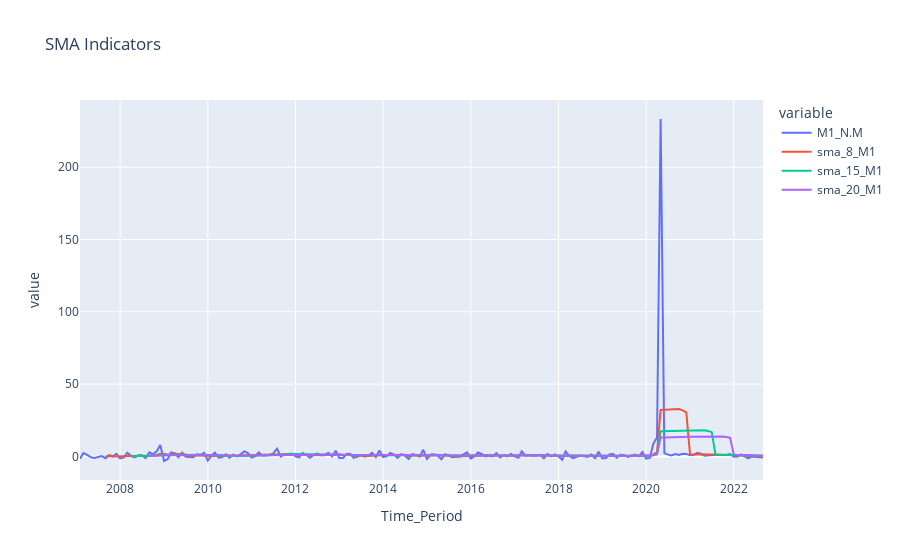

Source (notebook cell):
### Code cell
# Plotting SMA
fig_sma_m1 = px.line(df_plot, x = 'Time_Period', y=['M1_N.M', 'sma_8_M1', 'sma_15_M1', 'sma_20_M1'], title='SMA Indicators')

display(fig_sma_m1)

### Figure 1 — Plotly figure (JSON) as saved in the notebook; plotly's stock layout.template omitted (floating-point values rounded to 4 significant figures; data arrays with more than 128 entries replaced by an {"elided": "..."} marker saying what was removed)
{"data": [{"hovertemplate": "variable=M1_N.M<br>Time_Period=%{x}<br>value=%{y}<extra></extra>", "legendgroup": "M1_N.M", "line": {"color": "#636efa", "dash": "solid"}, "marker": {"symbol": "circle"}, "mode": "lines", "name": "M1_N.M", "orientation": "v", "showlegend": true, "type": "scatter", "x": {"elided": "188 str values"}, "xaxis": "x", "y": {"elided": "188 float values"}, "yaxis": "y"}, {"hovertemplate": "variable=sma_8_M1<br>Time_Period=%{x}<br>value=%{y}<extra></extra>", "legendgroup": "sma_8_M1", "line": {"color": "#EF553B", "dash": "solid"}, "marker": {"symbol": "circle"}, "mode": "lines", "name": "sma_8_M1", "orientation": "v", "showlegend": true, "type": "scatter", "x": {"elided": "188 str values"}, "xaxis": "x", "y": {"elided": "188 float values"}, "yaxis": "y"}, {"hovertemplate": "variable=sma_15_M1<br>Time_Period=%{x}<br>value=%{y}<extra></extra>", "legendgroup": "sma_15_M1", "line": {"color": "#00cc96", "dash": "solid"}, "marker": {"symbol": "circle"}, "mode": "lines", "name": "sma_15_M1", "orientation": "v", "showlegend": true, "type": "scatter", "x": {"elided": "188 str values"}, "xaxis": "x", "y": {"elided": "188 float values"}, "yaxis": "y"}, {"hovertemplate": "variable=sma_20_M1<br>Time_Period=%{x}<br>value=%{y}<extra></extra>", "legendgroup": "sma_20_M1", "line": {"color": "#ab63fa", "dash": "solid"}, "marker": {"symbol": "circle"}, "mode": "lines", "name": "sma_20_M1", "orientation": "v", "showlegend": true, "type": "scatter", "x": {"elided": "188 str values"}, "xaxis": "x", "y": {"elided": "188 float values"}, "yaxis": "y"}], "layout": {"legend": {"title": {"text": "variable"}, "tracegroupgap": 0}, "title": {"text": "SMA Indicators"}, "xaxis": {"anchor": "y", "domain": [0, 1], "title": {"text": "Time_Period"}}, "yaxis": {"anchor": "x", "domain": [0, 1], "title": {"text": "value"}}}}
